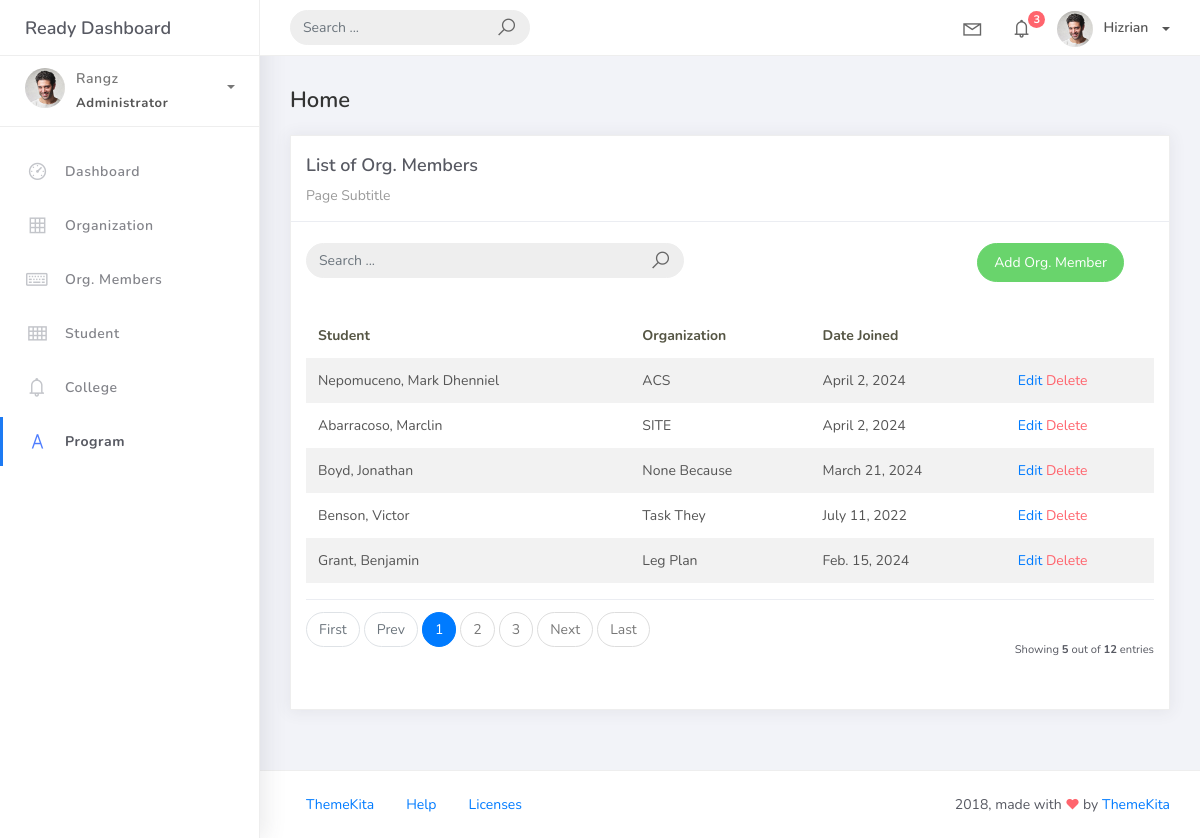
The page /orgmember_list on the database its author committed.
### studentorg/models.py (models this page shows, shortened)
class BaseModel(models.Model):
    created_at = models.DateTimeField(auto_now_add=True)
    updated_at = models.DateTimeField(auto_now=True)
    class Meta:
        abstract = True

class OrgMember(BaseModel):
    student = models.ForeignKey(Student, on_delete=models.CASCADE)
    organization = models.ForeignKey(Organization, on_delete=models.CASCADE)
    date_joined = models.DateField()

class Student(BaseModel):
    student_id = models.CharField(max_length=15)
    lastname = models.CharField(max_length=25)
    firstname = models.CharField(max_length=25)
    middlename = models.CharField(max_length=25, blank=True, null=True)
    program = models.ForeignKey(Program, on_delete=models.CASCADE)
    def __str__(self):
        return f"{self.lastname}, {self.firstname}"

class Organization(BaseModel):
    name = models.CharField(max_length=150)
    college = models.ForeignKey(College, null=True, blank=True, on_delete=models.CASCADE)
    description = models.CharField(max_length=500)
    def __str__(self):
        return self.name

### studentorg/views.py (the view)
# urls.py: path('orgmember_list', v.OrgMemberList.as_view(), name='orgmember-list'),
class OrgMemberList(ListView):
    model = OrgMember
    context_object_name = 'orgmember'
    template_name = 'orgmembers.html'
    paginate_by = 5
    def get_queryset(self, *args, **kwargs):
        qs = super(OrgMemberList, self).get_queryset(*args, **kwargs)
        if self.request.GET.get("q") != None:
            query = self.request.GET.get('q')
            qs = qs.filter(Q(student__lastname__icontains=query) | Q(student__firstname__icontains=query) |
                           Q(organization__name__icontains=query) | Q(date_joined__icontains=query))
        return qs

### templates/orgmembers.html
{% extends 'base.html' %} {% load static %} {% block content %}
<div class="content">
    <div class="container-fluid">
        <h4 class="page-title">Home</h4>
        <div class="row">
            <div class="col-md-12">
                <div class="card">
                    <div class="card-header">
                        <div class="card-title">List of Org. Members</div>
                        <div class="card-category">Page Subtitle</div>
                    </div>
                    <br>
                        <div class="col-md-12 row">
                            <div class="col-md-6">
                                <form class="navbar-left navbar-form nav-search mr-md-3" action="{% url 'orgmember-list' %}">
                                    <div class="input-group">
                                        <input type="text" placeholder="Search ..." class="form-control" name="q">
                                        <div class="input-group-append">
                                        <span class="input-group-text">
                                            <i class="la la-search search-icon"></i>
                                        </span>
                                        </div>
                                    </div>
                                </form>
                            </div>
                            <div class="col-md-6">
                                <div class="pull-right">
                                    <a href="{% url 'orgmember-add' %}" class="btn btn-success btn-rounded">Add Org. Member</a>
                                </div>
                            </div>
                        </div>
                    <div class="card-body">
                        <table class="table table-striped mt-3">
                            <thead>
                                <tr>
                                    <th scope="col">Student</th>
                                    <th scope="col">Organization</th>
                                    <th scope="col">Date Joined</th>
                                </tr>
                            </thead>
                            <tbody>
                                {% for object in object_list %}
                                <tr>
                                    <td>{{ object.student }}</td>
                                    <td>{{ object.organization }}</td>
                                    <td>{{ object.date_joined  }}</td>
                                    <td>
                                        <a href="orgmember_list/{{ object.id }}">Edit</a>
                                        <a href="orgmember_list/{{ object.id }}/delete" class="text-danger">Delete</a>
                                    </td>
                                </tr>
                                {% empty %}
                                <tr>
                                    <td colspan="4" style="text-align: center">
                                    <p class="text-sm font-weight-bold mb-0">No Records Found</p>
                                    </td>
                                </tr>
                                {% endfor %}
                            </tbody>
                        </table>
                        {% include 'includes/pagination.html' %}
                    </div>
                </div>
            </div>
        </div>
    </div>
</div>
{% endblock %}

### rows shown on the page
OrgMember: student "Nepomuceno, Mark Dhenniel", organization "ACS", date_joined "April 2, 2024"
OrgMember: student "Abarracoso, Marclin", organization "SITE", date_joined "April 2, 2024"
OrgMember: student "Boyd, Jonathan", organization "None Because", date_joined "March 21, 2024"
OrgMember: student "Benson, Victor", organization "Task They", date_joined "July 11, 2022"
OrgMember: student "Grant, Benjamin", organization "Leg Plan", date_joined "Feb. 15, 2024"

### other values the page prints
{{ page_num }} "1"
{{ page_num }} "2" "3"
{{ object_list.count }} "5"
{{ paginator.count }} "12"
